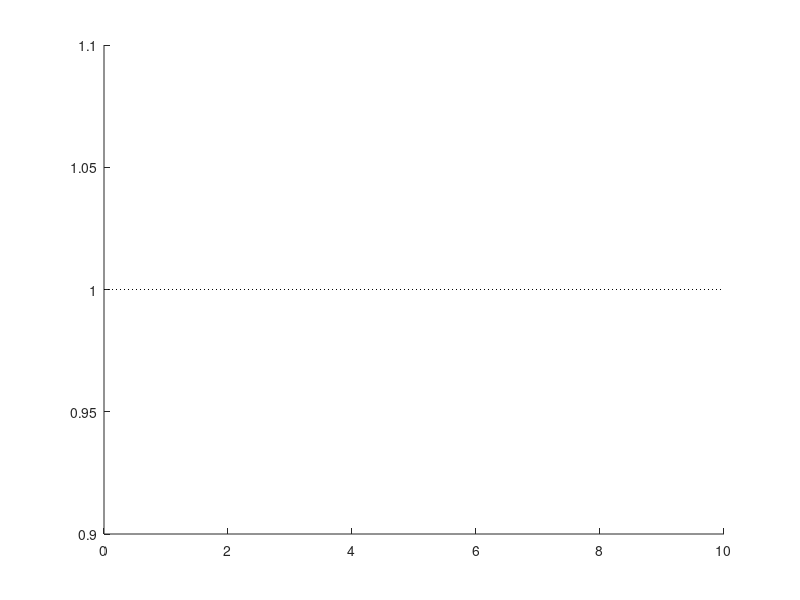

MATLAB code to generate this figure: (Note: this script raises an error after producing the figure.)
close all

startIns = 1;
endIns = 100;

uStart = 1;
uEnd = 9;
uGap = 0.4;
uSpec1 = '_2.0';
uSpec2 = '_4.0';

wid = 800;
len = 300;

systemNo = 500;
metric_makespan = 'makespan_';
metric = 'makespan_abs_';

legend_labels= ["AJLR","CARVB"];
legend_position1= 'northwest';
legend_position2= 'vertical';
% legend_labels= ["WCET","Sensitivity"];
% legend_labels= ["Sensitivity","AJLR v2.0"];

xticklables = ["10","20","30","40","50", "60" ,"70","80","90","100" ];

start_method = 2;

p1_ary = [0 1 5 ];
p2_ary = [100 99 95 ];

% percentile_range = [[0 100]; [1 99]; [5 95]; [10 90]; [20 80]];
% percentile_value = percentile_range(1,:);

% scatter_colors=['b','r','y'];
colors=[[0 0.4470 0.7410]; [0.8500 0.3250 0.0980];  [0.9290 0.6940 0.1250]; [0.4940 0.1840 0.5560];[0.4660 0.6740 0.1880]; [0.3010 0.7450 0.9330];[0.6350 0.0780 0.1840]];

methodToDisplay = 1

alldata_median = [];

%% boxplot_makespan_medain
f=figure('Position', [100, 100, wid, len]);
set(f,'defaultAxesColorOrder',[[0,60/255,255/255];[1,51/255,51/255]]);
file_name = '../predict/';

line([0 uEnd*methodToDisplay+1],[1.0 1.0],'Color','k','LineStyle',':','LineWidth',0.3);
hold on;

for util = uStart:uEnd
    read = util + 0;
    if(read == 5)
        data = readmatrix(strcat(file_name,metric_makespan ,'1', uSpec1, '.txt'));
    elseif(read == 10)
        data = readmatrix(strcat(file_name,metric_makespan ,'1', uSpec2, '.txt'));
    else
        data = readmatrix(strcat(file_name,metric_makespan ,'1', '_',num2str(read * uGap), '.txt'));
    end
    
    rowsNum = size(data,1);
    
    methodNum = rowsNum/systemNo;
    
    dataByMethod = cell(1,methodNum);
    
    % get data by each method
    for m = 1: methodNum
        startIndex = 1 + (m-1) * systemNo;
        endIndex = m * systemNo;
        dataByMethod{m} = data(startIndex :endIndex,:);
    end
    
    data_per_util = [];
    for m=start_method:methodNum
        datam = dataByMethod{m};
        d = reshape(median(datam'),[],1);
        data_per_util =[data_per_util d];
    end
    
    
    methodToDisplay = 1;
    pos = zeros(1);
    for col = 1:methodToDisplay
        pos(col) = (util - 1) * methodToDisplay + col;
    end
    
    alldata_median = [alldata_median data_per_util(:,2)./data_per_util(:,1)];
    
    for c = 1:methodToDisplay
        boxplot(data_per_util(:,2)./data_per_util(:,1), 'position',pos(c), 'widths', 0.65, 'symbol','', 'color', colors(c,:));
        hold on
    end
    
    
end

xlim([0 uEnd*methodToDisplay+1]);
ylim([0.6 1.7]);
% ylim([13000 17000]);
xticks = sum(1:methodToDisplay)/methodToDisplay : methodToDisplay : uEnd*methodToDisplay;



set(gca,'xtick',xticks );
set(gca,'xticklabel',xticklables(uStart:uEnd));

ax = gca();
ax.TickLabelInterpreter = 'tex';
ax.FontSize = 12;

xlabel('System utilisation (%)','FontSize', 14)
ylabel('$\mathcal{M}_{div}$','Interpreter','latex','FontSize', 14)

c = findobj(gca,'Tag','Box');

% h = legend([ c(2),c(1)],legend_labels,'FontAngle','italic','location',legend_position1,'Orientation',legend_position2);
% set(h,'FontSize',12);


set(gcf, 'PaperSize', [25 25])
saveas(gcf,strcat('../CARVB_figs/ep_predict_compare_medain_divide.png'));
saveas(gcf,strcat('../CARVB_figs/ep_predict_compare_medain_divide.eps'), 'epsc');

1 - mean(mean(alldata_median))

1 -  max(max(alldata_median))


alldata = [];
%% boxplot_makespan_upper
% for p = 1:length(p1_ary)
p = 2;
p1 = p1_ary(p);
p2 = p2_ary(p);



f=figure('Position', [100, 100, wid, len]);
set(f,'defaultAxesColorOrder',[[0,60/255,255/255];[1,51/255,51/255]]);
file_name = '../predict/';

line([0 uEnd*methodToDisplay+1],[1.0 1.0],'Color','k','LineStyle',':','LineWidth',0.3);
hold on;

for util = uStart:uEnd
    read = util + 0;
    if(read == 5)
        data = readmatrix(strcat(file_name,metric ,'1', uSpec1, '.txt'));
    elseif(read == 10)
        data = readmatrix(strcat(file_name,metric ,'1', uSpec2, '.txt'));
    else
        data = readmatrix(strcat(file_name,metric ,'1', '_',num2str(read * uGap), '.txt'));
    end
    
    rowsNum = size(data,1);
    
    methodNum = rowsNum/systemNo;
    dataByMethod = cell(1,methodNum);
    
    % get data by each method
    for m = 1: methodNum
        startIndex = 1 + (m-1) * systemNo;
        endIndex = m * systemNo;
        dataByMethod{m} = data(startIndex :endIndex,:);
    end
    
    data_per_util = [];
    for m=start_method:methodNum
        datam = dataByMethod{m};
        d = reshape(prctile(datam', p2,1),[],1);
        data_per_util =[data_per_util d];
    end
    
    
    methodToDisplay = 1;
    
    pos = zeros(1);
    for col = 1:methodToDisplay
        pos(col) = (util - 1) * methodToDisplay + col;
    end
    
    alldata = [alldata data_per_util(:,2)./data_per_util(:,1)];
    
    for c = 1:methodToDisplay
        boxplot(data_per_util(:,2)./data_per_util(:,1), 'position',pos(c), 'widths', 0.65, 'symbol','', 'color', colors(c,:));
        hold on
    end
end

xlim([0 uEnd*methodToDisplay+1]);
% ylim([13000 17000]);
ylim([0.7 1.2]);
xticks = sum(1:methodToDisplay)/methodToDisplay : methodToDisplay : uEnd*methodToDisplay;


set(gca,'xtick',xticks );
set(gca,'xticklabel',xticklables(uStart:uEnd));


ax = gca();
ax.TickLabelInterpreter = 'tex';
ax.FontSize = 12;

xlabel('System utilisation (%)','FontSize', 14)
if p==2
    ylabel('$\mathcal{U}_{div}$','Interpreter','latex','FontSize', 14)
else
    ylabel({'Normalised makespan';strcat("(the ",num2str(p2),"% percentile)")},'FontSize', 14)
end


c = findobj(gca,'Tag','Box');



%     h = legend([ c(2),c(1)],legend_labels,'FontAngle','italic','location',legend_position1,'Orientation',legend_position2);
%     set(h,'FontSize',12);


set(gcf, 'PaperSize', [25 25])
saveas(gcf,strcat('../CARVB_figs/ep_predict_compare_divide_',num2str(p2),'.png'));
saveas(gcf,strcat('../CARVB_figs/ep_predict_compare_divide_',num2str(p2),'.eps'), 'epsc');
% end

1- mean(mean(alldata))

1 -  min(min(alldata))

alldata = [];
%% boxplot_variation
% for p = 1:length(p1_ary)
p = 2;
p1 = p1_ary(p);
p2 = p2_ary(p);

f=figure('Position', [100, 100, wid, len]);
set(f,'defaultAxesColorOrder',[[0,60/255,255/255];[1,51/255,51/255]]);
file_name = '../predict/';

for util = uStart:uEnd
    read = util + 0;
    if(read == 5)
        data = readmatrix(strcat(file_name,metric ,'1', uSpec1, '.txt'));
    elseif(read == 10)
        data = readmatrix(strcat(file_name,metric ,'1', uSpec2, '.txt'));
    else
        data = readmatrix(strcat(file_name,metric ,'1', '_',num2str(read * uGap), '.txt'));
    end
    
    rowsNum = size(data,1);
    
    methodNum = rowsNum/systemNo;
    dataByMethod = cell(1,methodNum);
    
    % get data by each method
    for m = 1: methodNum
        startIndex = 1 + (m-1) * systemNo;
        endIndex = m * systemNo;
        dataByMethod{m} = data(startIndex :endIndex,:);
    end
    
    data_per_util = [];
    for m=start_method:methodNum
        datam = dataByMethod{m};
        datam = datam(:,startIns:endIns);
        %         datam = prctile(datam, percentile_range(1,:));
        
        %         dataDiff = max(datam') - min(datam');
        %         data_per_util =[data_per_util dataDiff'];
        
        datam_std = std(datam');
        data_per_util =[data_per_util prctile(datam_std', p1:p2,'all')];
    end
    
    methodToDisplay = 1;
    
    pos = zeros(1);
    for col = 1:methodToDisplay
        pos(col) = (util - 1) * methodToDisplay + col;
    end
    
    alldata = [alldata data_per_util(:,2)./data_per_util(:,1)];
    
    for c = 1:methodToDisplay
        boxplot(data_per_util(:,2)./data_per_util(:,1), 'position',pos(c), 'widths', 0.65, 'symbol','', 'color', colors(c,:));
        hold on
    end
end

xlim([0 uEnd*methodToDisplay+1]);
ylim([0.5 1]);
%     if(p==1)
%         ylim([0 3000]);
%     end

xticks = sum(1:methodToDisplay)/methodToDisplay : methodToDisplay : uEnd*methodToDisplay;
set(gca,'xticklabel',xticklables(uStart:uEnd));

set(gca,'xtick',xticks );
set(gca,'xticklabel',xticklables);


ax = gca();
ax.TickLabelInterpreter = 'tex';
ax.FontSize = 12;

xlabel('System utilisation (%)','FontSize', 14)

if p==2
    ylabel('$\mathcal{V}_{div}$','Interpreter','latex','FontSize', 14)
else
    ylabel('$\mathcal{V}_{div}$','Interpreter','latex','FontSize', 14)
end

c = findobj(gca,'Tag','Box');



%     h = legend([c(2),c(1)],legend_labels,'FontAngle','italic','location',legend_position1,'Orientation',legend_position2);
%     set(h,'FontSize',12);


set(gcf, 'PaperSize', [25 25])
saveas(gcf,strcat('../CARVB_figs/ep_predict_compare_diff_divide_',num2str(p1),'_',num2str(p2),'.png'));
saveas(gcf,strcat('../CARVB_figs/ep_predict_compare_diff_divide_',num2str(p1),'_',num2str(p2),'.eps'), 'epsc');

1- mean(mean(alldata))

1 - min(min(alldata))
% end
